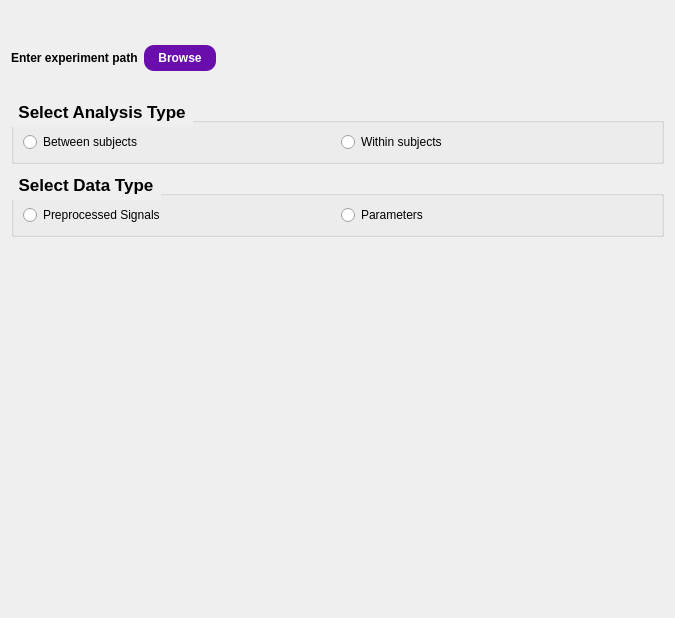
<?xml version="1.0" encoding="UTF-8"?>
<ui version="4.0">
 <class>PlotStatsInitWidget</class>
 <widget class="QWidget" name="PlotStatsInitWidget">
  <property name="enabled">
   <bool>true</bool>
  </property>
  <property name="geometry">
   <rect>
    <x>0</x>
    <y>0</y>
    <width>675</width>
    <height>618</height>
   </rect>
  </property>
  <property name="sizePolicy">
   <sizepolicy hsizetype="Fixed" vsizetype="Fixed">
    <horstretch>0</horstretch>
    <verstretch>0</verstretch>
   </sizepolicy>
  </property>
  <property name="minimumSize">
   <size>
    <width>120</width>
    <height>0</height>
   </size>
  </property>
  <property name="cursor">
   <cursorShape>PointingHandCursor</cursorShape>
  </property>
  <property name="windowTitle">
   <string>Form</string>
  </property>
  <layout class="QVBoxLayout" name="verticalLayout">
   <item>
    <widget class="QLabel" name="descriptionLabel">
     <property name="styleSheet">
      <string notr="true">QLabel {
    qproperty-alignment: 'AlignCenter';
    font-family: 'Segoe UI', Arial;
}</string>
     </property>
     <property name="text">
      <string>&lt;html&gt;&lt;head/&gt;&lt;body&gt;&lt;p&gt;&lt;br/&gt;&lt;/p&gt;&lt;/body&gt;&lt;/html&gt;</string>
     </property>
     <property name="alignment">
      <set>Qt::AlignCenter</set>
     </property>
    </widget>
   </item>
   <item>
    <layout class="QHBoxLayout" name="horizontalLayout">
     <item>
      <widget class="QLabel" name="label">
       <property name="font">
        <font>
         <weight>75</weight>
         <bold>true</bold>
        </font>
       </property>
       <property name="text">
        <string>Enter experiment path</string>
       </property>
      </widget>
     </item>
     <item>
      <widget class="QPushButton" name="browseButton">
       <property name="font">
        <font>
         <pointsize>9</pointsize>
         <weight>75</weight>
         <bold>true</bold>
        </font>
       </property>
       <property name="styleSheet">
        <string notr="true">QPushButton {
    background-color: #6a0dad;
    color: white;
    border-radius: 10px;
    padding: 6px 14px;
    font-weight: bold;
}
QPushButton:hover {
    background-color: #ec407a;
}
QPushButton:disabled {
    background-color: #ccc;
    color: #666;
}</string>
       </property>
       <property name="text">
        <string>Browse</string>
       </property>
      </widget>
     </item>
     <item>
      <widget class="QLabel" name="pathLabel">
       <property name="font">
        <font>
         <italic>true</italic>
        </font>
       </property>
       <property name="text">
        <string/>
       </property>
      </widget>
     </item>
     <item>
      <spacer name="horizontalSpacer">
       <property name="orientation">
        <enum>Qt::Horizontal</enum>
       </property>
       <property name="sizeHint" stdset="0">
        <size>
         <width>40</width>
         <height>20</height>
        </size>
       </property>
      </spacer>
     </item>
    </layout>
   </item>
   <item>
    <widget class="QLabel" name="expinfoLabel">
     <property name="styleSheet">
      <string notr="true">color: #6a0dad; font-weight: bold;</string>
     </property>
     <property name="text">
      <string/>
     </property>
     <property name="alignment">
      <set>Qt::AlignCenter</set>
     </property>
    </widget>
   </item>
   <item>
    <widget class="QGroupBox" name="groupBox">
     <property name="font">
      <font>
       <pointsize>13</pointsize>
       <weight>75</weight>
       <bold>true</bold>
      </font>
     </property>
     <property name="styleSheet">
      <string notr="true">QGroupBox::title {
    subcontrol-origin: margin;
    subcontrol-position: top left; 
    padding: 5px;                 
    letter-spacing: 1px;
    
    color: qlineargradient(
        spread:pad, x1:0, y1:0, x2:1, y2:0,
        stop:0 #6a0dad, stop:1 #ec407a
    );
}</string>
     </property>
     <property name="title">
      <string>Select Analysis Type</string>
     </property>
     <layout class="QVBoxLayout" name="verticalLayout_2">
      <item>
       <layout class="QHBoxLayout" name="horizontalLayout_2">
        <item>
         <widget class="QRadioButton" name="betweenRButton">
          <property name="font">
           <font>
            <pointsize>9</pointsize>
           </font>
          </property>
          <property name="text">
           <string>Between subjects</string>
          </property>
         </widget>
        </item>
        <item>
         <widget class="QRadioButton" name="withinRButton">
          <property name="font">
           <font>
            <pointsize>9</pointsize>
           </font>
          </property>
          <property name="text">
           <string>Within subjects</string>
          </property>
         </widget>
        </item>
       </layout>
      </item>
     </layout>
    </widget>
   </item>
   <item>
    <widget class="QGroupBox" name="groupBox_2">
     <property name="font">
      <font>
       <pointsize>13</pointsize>
       <weight>75</weight>
       <bold>true</bold>
      </font>
     </property>
     <property name="styleSheet">
      <string notr="true">QGroupBox::title {
    subcontrol-origin: margin;
    subcontrol-position: top left; 
    padding: 5px;                 
    letter-spacing: 1px;
    
    color: qlineargradient(
        spread:pad, x1:0, y1:0, x2:1, y2:0,
        stop:0 #6a0dad, stop:1 #ec407a
    );
}</string>
     </property>
     <property name="title">
      <string>Select Data Type</string>
     </property>
     <layout class="QVBoxLayout" name="verticalLayout_3">
      <item>
       <layout class="QHBoxLayout" name="horizontalLayout_3">
        <item>
         <widget class="QRadioButton" name="preprocessedRButton">
          <property name="font">
           <font>
            <pointsize>9</pointsize>
           </font>
          </property>
          <property name="text">
           <string>Preprocessed Signals</string>
          </property>
         </widget>
        </item>
        <item>
         <widget class="QRadioButton" name="parametersRButton">
          <property name="font">
           <font>
            <pointsize>9</pointsize>
           </font>
          </property>
          <property name="text">
           <string>Parameters</string>
          </property>
         </widget>
        </item>
       </layout>
      </item>
     </layout>
    </widget>
   </item>
   <item>
    <widget class="QLabel" name="messageLabel">
     <property name="styleSheet">
      <string notr="true">color: red; font-weight: bold;</string>
     </property>
     <property name="text">
      <string/>
     </property>
     <property name="alignment">
      <set>Qt::AlignCenter</set>
     </property>
    </widget>
   </item>
   <item>
    <spacer name="verticalSpacer">
     <property name="orientation">
      <enum>Qt::Vertical</enum>
     </property>
     <property name="sizeHint" stdset="0">
      <size>
       <width>20</width>
       <height>40</height>
      </size>
     </property>
    </spacer>
   </item>
  </layout>
 </widget>
 <resources/>
 <connections/>
</ui>
